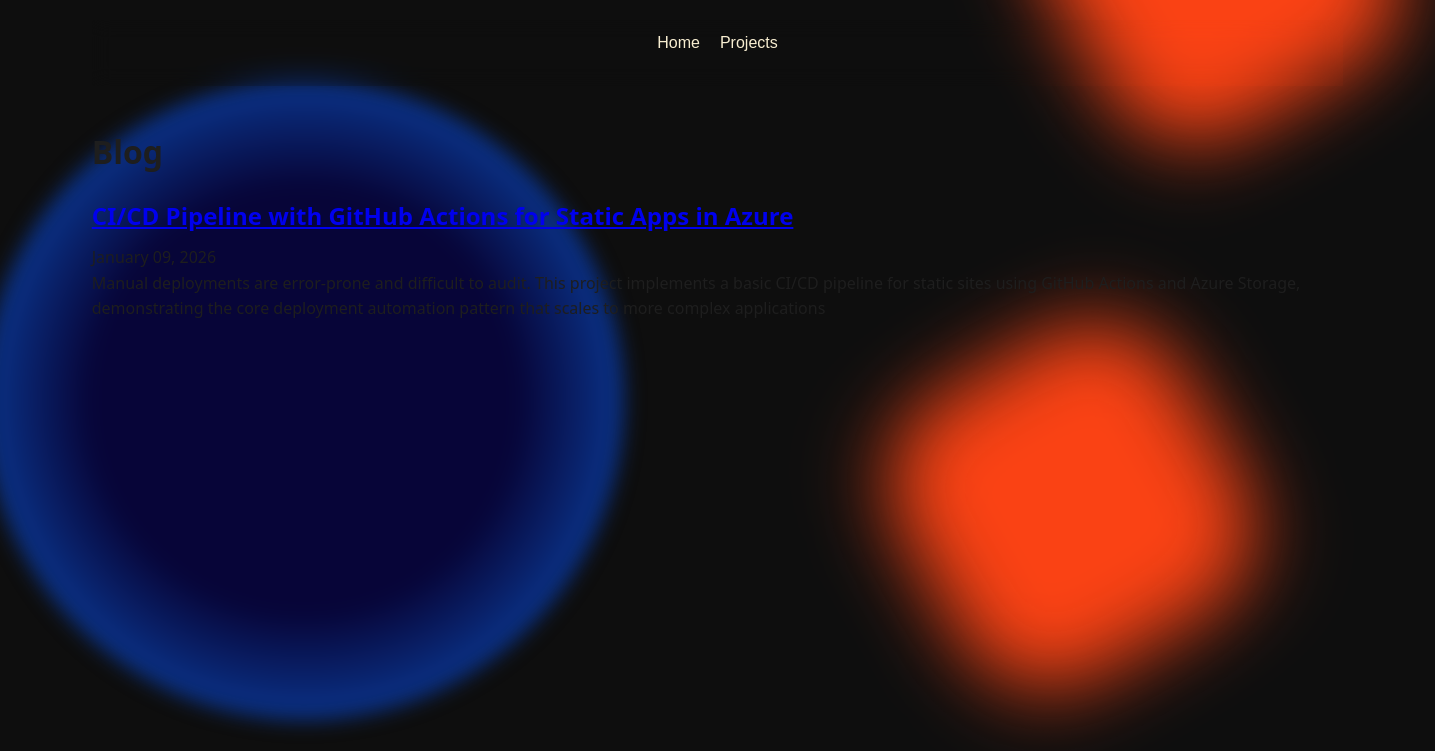
Screenshot of /blog/ with the database file from the repository.
### blog/models.py (models this page shows, shortened)
class Post(models.Model):
    title = models.CharField(max_length=200)
    slug = models.SlugField(unique=True, blank=True)
    content = RichTextUploadingField()
    excerpt = models.TextField(blank=True)
    created_at = models.DateTimeField(auto_now_add=True)
    updated_at = models.DateTimeField(auto_now=True)
    published = models.BooleanField(default=False)
    class Meta:
        ordering = ['-created_at']

### blog/views.py (the view)
# urls.py: path('', views.post_list, name='post_list'),
def post_list(request):
    posts = Post.objects.filter(published=True)
    return render(request, 'blog/post_list.html', {'posts': posts})

### templates/blog/post_list.html (shortened to what this page needs)
{% extends 'base.html' %}
{% block content %}
<h1>Blog</h1>
{% for post in posts %}
    <article>
        <h2><a href="{% url 'blog:post_detail' post.slug %}">{{ post.title }}</a></h2>
        <time>{{ post.created_at|date:"F d, Y" }}</time>
        <p>{{ post.excerpt }}</p>
    </article>
{% empty %}
    <p>No posts yet.</p>
{% endfor %}
{% endblock %}

### static/css/style.css (style rules this page uses)
* { margin: 0; padding: 0; box-sizing: border-box; }
body { font-family: system-ui, -apple-system, sans-serif; line-height: 1.6; padding: 20px; max-width: 90%; margin: 0 auto; color: rgb(30, 30, 30); background: #0e0e0e; }
article { margin-bottom: 40px; }
h1 { margin-bottom: 20px; }
h2 { margin-bottom: 10px; }

### rows the page displays
Post: title "CI/CD Pipeline with GitHub Actions for Static Apps in Azure", created_at "January 09, 2026", excerpt "Manual deployments are error-prone and difficult to audit. This project implements a basic CI/CD pipeline for static sites using GitHub Actions and Azure Storage, demonstrating the core deployment automation pattern that scales to more complex applications"
